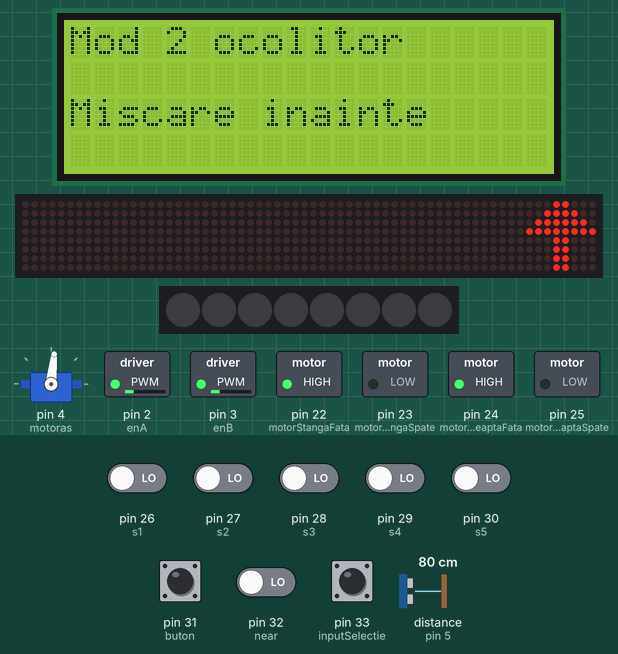
A sketch run on a simulated Arduino Mega 2560, built with avr-gcc and run on an emulated ATmega2560. On the bench: 20×4 character LCD, servo, 64×8 LED matrix, 8 RGB LEDs in strip order, left to right, switched loads named in the sketch (green lamp = pin HIGH). The inputs (shaded band) are chosen by the test bench; at power-on: pin 26 (s1), pin 27 (s2), pin 28 (s3), pin 29 (s4), pin 30 (s5), pin 31 (buton), pin 32 (near), pin 33 (inputSelectie) LOW, distance to the obstacle (sensor on pin 5) 80 cm. The echo pulse lasts 58.3 µs per cm; dim RGB values are drawn brighter than linear; what the sketch prints to the serial monitor is not drawn.

Above: at 3.2 s.
3.3 s: distance to the obstacle (sensor on pin 5) set to 29 cm
4.8 s: distance to the obstacle (sensor on pin 5) set to 23 cm
At 6.1 s:
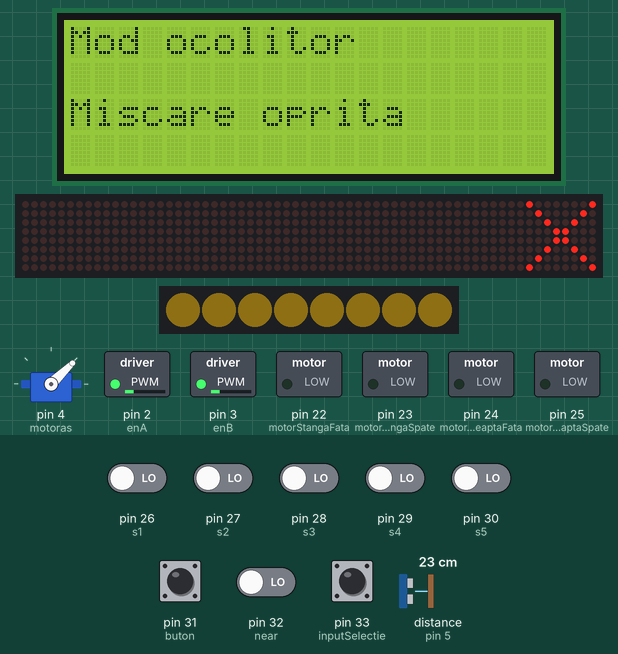
7.8 s: distance to the obstacle (sensor on pin 5) set to 35 cm
10.0 s: pin 33 (inputSelectie) pulled HIGH for 1 s
At 11.8 s:
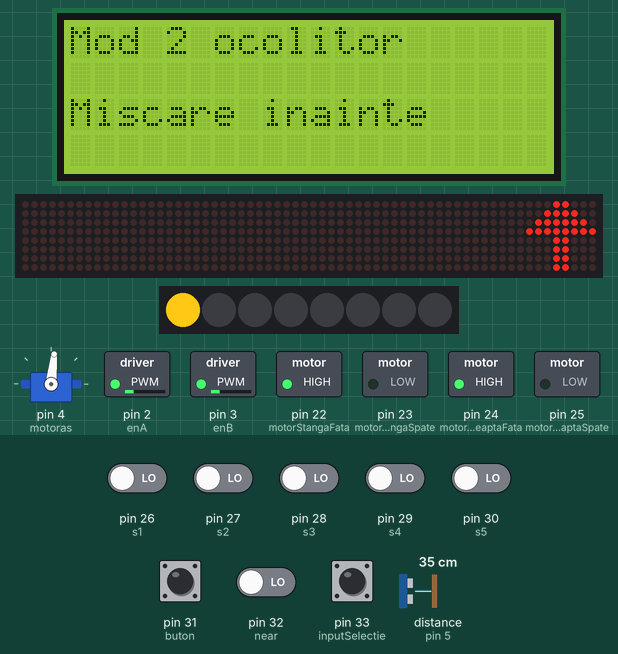
12.8 s: distance to the obstacle (sensor on pin 5) set to 2 cm
At 15.7 s:
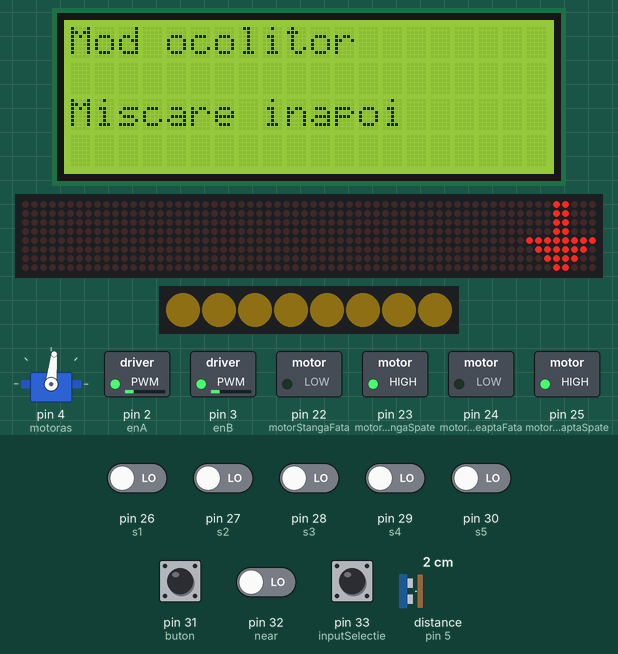
15.8 s: distance to the obstacle (sensor on pin 5) set to 60 cm
At 17.2 s:
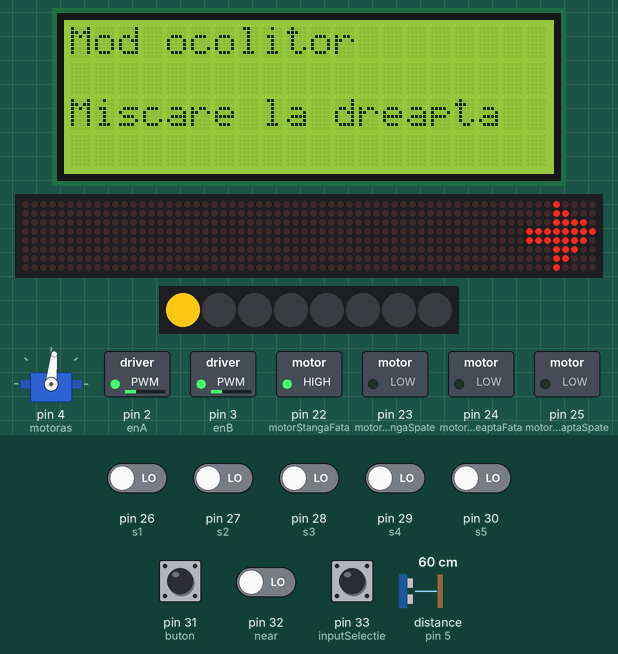
Timing chart, 0 to 19.9 s (numbered marks = the images above; inputs shaded):
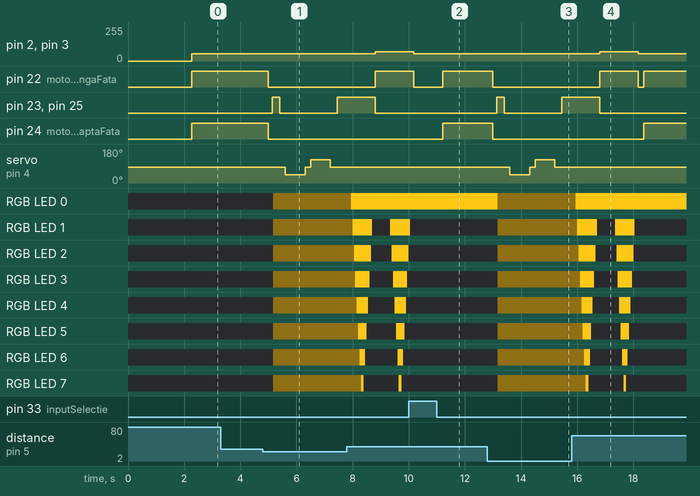

Measured:
- the behaviour switches between 26 and 25 cm on distance to the obstacle (sensor on pin 5) (found by bisection; images 0 and 1)
- after the input at 3.3 s, every drawn part: stays the same
- after the input at 4.8 s, pin 22 (motorStangaFata): HIGH → LOW after 0.20 s; pin 23 (motorStangaSpate): LOW → HIGH after 0.33 s, → LOW 0.27 s later, → HIGH 2.0 s later
- after the input at 10.0 s, pin 24 (motorDreaptaFata): LOW → HIGH after 1.2 s instead of 0.38 s; the display: first differs from a run without the input after 0.31 s (image 2 shows a later state)
- after the input at 12.8 s, pin 22 (motorStangaFata): HIGH → LOW after 0.20 s; pin 23 (motorStangaSpate): LOW → HIGH after 0.34 s, → LOW 0.27 s later, → HIGH 2.0 s later
- after the input at 15.8 s, pin 23 (motorStangaSpate), pin 25 (motorDreaptaSpate): goes on until 16.8 s, then stays LOW; pin 24 (motorDreaptaFata): LOW → HIGH after 2.6 s; servo on pin 4 (motoras): stays 84° (without the input it goes to 44° after 3.2 s)
- what the display in image 1 shows lasts 2.1 s, from 5.4 s to 7.5 s
- what the display in image 4 shows lasts 0.6 s, from 16.8 s to 17.4 s

The sketch:

Robot_umaritor_si_ocolitor_controlat_V5.ino
```cpp
#include <FastLED.h>
#include <LiquidCrystal_I2C.h>
#include <Wire.h>
#include <LedControl.h>
#include <NewPing.h>                                // librarie senzor us de distanta
#include <Arduino.h>                                // librarie Arduino
#include <Servo.h>                                  // librarie servo

//Fast Led bara nanopixeli
#define LED_PIN 8
#define NUM_LEDS 8
CRGB leds[NUM_LEDS];
int index1;
int index2;
int i;
unsigned long initialtime;

//LDC Display
LiquidCrystal_I2C lcd(0x27,20,4);  // set the LCD address to 0x27 for a 16 chars and 2 line display

//pini si initializare Afisaj Matrice LED
int DIN = 35;
int CS = 6;
int CLK = 7;
LedControl lc = LedControl(DIN,CLK,CS,0);
byte inainteMatrice[] ={ 0x18, 0x3c, 0x7e, 0xff, 0x18, 0x18, 0x18, 0x18 };
byte inapoiMatrice[] ={ 0x18, 0x18, 0x18, 0x18, 0xff, 0x7e, 0x3c, 0x18 };
byte stangaMatrice[] ={ 0x8, 0x18, 0x38, 0x7f, 0xff, 0x3f, 0x18, 0x8 };
byte dreaptaMatrice[] ={ 0x10, 0x18, 0x1e, 0xff, 0xfe, 0x1c, 0x18, 0x10 };
byte stopMatrice[] ={ 0x81, 0x42, 0x24, 0x18, 0x18, 0x24, 0x42, 0x81 };

//senzor US
#define TRIG_PIN  34                                // pin trigger senzor us
#define ECHO_PIN     5                              // pin echo senzor us
#define MAX_distantaUS 50                             // distanta maxima pentru senzorul us
NewPing sonar(TRIG_PIN, ECHO_PIN, MAX_distantaUS);    // initializare senzor us

//control variables
boolean confirmareMiscareInainte = false;
int distantaUS = 100;

//servo
Servo motoras;
int pos = 0;

//output PWM pentru control motoare
#define vitezaPWM 55

//motoare + punte h
int motorStangaFata = 22;
int motorStangaSpate = 23;
int motorDreaptaFata = 24;
int motorDreaptaSpate = 25;
int enA = 2;
int enB = 3;

//contorRotatii senzori obstacole
int contorRotatii = 0;

//senzori IR pentru urmarire linie
int s1 = 26;
int s2 = 27;
int s3 = 28;
int s4 = 29;
int s5 = 30;
int buton = 31;
int near = 32;
int inputSelectie = 33;

String cuvantSelectie;

void setup() {
  Serial.begin(9600);

  //setup fast led
  FastLED.addLeds<WS2812, LED_PIN, GRB>(leds,NUM_LEDS);
  FastLED.setBrightness(255);
  index1 = 0;
  index2 = 0;
  initialtime = millis();

  //LCD Display
  lcd.init();                      // initialize the lcd
  lcd.backlight();                  //init lumina de fundal

  //setup Modul afisaj Matrice LED
  lc.shutdown(0, false); // setam controller-ul sa se reseteze
  lc.setIntensity(0, 15); // setam intensitatea led-urilor
  lc.clearDisplay(0); //golim contentul de pe ecran

  //setup robot ocolitor
  motoras.attach(4);
  servoPozMijloc();
  delay(2000);


  //config motor + h
  pinMode(motorStangaFata, OUTPUT);
  pinMode(motorStangaSpate, OUTPUT);
  pinMode(motorDreaptaFata, OUTPUT);
  pinMode(motorDreaptaSpate, OUTPUT);

  // Configurare pini senzori de obstacole
  pinMode(s1, INPUT);
  pinMode(s2, INPUT);
  pinMode(s3, INPUT);
  pinMode(s4, INPUT);
  pinMode(s5, INPUT);
  pinMode(near, INPUT);
  pinMode(buton, INPUT);
  pinMode(inputSelectie, INPUT);
}

void loop() {
  distantaUS = readPing();
  //la fiecare iteratie se citeste starea senzorilor IR
  int sensor1 = digitalRead(s1);
  int sensor2 = digitalRead(s2);
  int sensor3 = digitalRead(s3);
  int sensor4 = digitalRead(s4);
  int sensor5 = digitalRead(s5);
  int sensorNear = digitalRead(near);
  int sensorButon = digitalRead(buton);
  int selectie = digitalRead(inputSelectie);


  //monitorizareSenzori();
  //        delay(500);

  if (selectie == HIGH) {
    Serial.println("Mod urmaritor");
    cuvantSelectie = "Mod urmaritor";
    if ((sensor1 == HIGH) && (sensor2 == LOW) && (sensor3 == LOW) && (sensor4 == LOW) && (sensor5 == HIGH))
    {
      inainte();
    }
    else if ((sensor1 == HIGH) && (sensor2 == HIGH) && (sensor3 == LOW) && (sensor4 == LOW) && (sensor5 == HIGH))
    {
      inainte();
    }
    else if ((sensor1 == HIGH) && (sensor2 == LOW) && (sensor3 == LOW) && (sensor4 == HIGH) && (sensor5 == HIGH))
    {
      inainte();
    }
    else if ((sensor1 == LOW) && (sensor2 == LOW) && (sensor3 == HIGH) && (sensor4 == HIGH) && (sensor5 == HIGH))
    {
      stanga();
    }
    else if ((sensor1 == LOW) && (sensor2 == HIGH) && (sensor3 == HIGH) && (sensor4 == HIGH) && (sensor5 == HIGH))
    {
      stanga();
    }
    else if ((sensor1 == HIGH) && (sensor2 == HIGH) && (sensor3 == HIGH) && (sensor4 == LOW) && (sensor5 == LOW))
    {
      dreapta();
    }
    else if ((sensor1 == HIGH) && (sensor2 == HIGH) && (sensor3 == HIGH) && (sensor4 == HIGH) && (sensor5 == LOW))
    {
      dreapta();
    }
    else {
      stop();
    }

  }
  else {
    Serial.println("Mod ocolitor");
    cuvantSelectie = "Mod ocolitor";
    lcd.setCursor(0,0);
    lcd.print("Mod 2 ocolitor");
    int distantaDreapta = 0;
    int distantaStanga = 0;
    delay(40);

    if (distantaUS <= 25) {
      stop();
      delay(100);
      miscareInapoi();
      delay(200);
      stop();
      delay(200);
      distantaDreapta = citireLaDreapta();
      delay(200);
      distantaStanga = citireLaStanga();
      delay(200);

      if (distantaDreapta >= distantaStanga) {
        Serial.println("intoarcere la dreapta");
        intoarcereLaDreapta();
        stop();
        contorRotatii++;
      }
      else

      {
        Serial.println("intoarcere la stanga");
        intoarcereLaStanga();
        stop();
        contorRotatii++;
      }
    }
    else
    {
      miscareInainte();
    }

    //distantaUS = readPing();  -- cred ca vine stearsa

    if (contorRotatii > 6) {
      stop();
      delay(200);
      distantaDreapta = citireLaDreapta();
      delay(200);
      distantaStanga = citireLaStanga();
      delay(200);

      if (distantaDreapta >= distantaStanga)
      {
        intoarcereLaDreapta();
        intoarcereLaDreapta();
        intoarcereLaDreapta();
      }
      else
      {
        intoarcereLaStanga();
        intoarcereLaStanga();
        intoarcereLaStanga();
      }
      contorRotatii = 0;
    }
  }
}

int citireLaDreapta() {
  servoPozStanga();
  delay(500);
  int distantaUS = readPing();
  delay(100);
  servoPozMijloc();
  return distantaUS;
}

int citireLaStanga() {
  servoPozDreapta();
  delay(500);
  int distantaUS = readPing();
  delay(100);
  servoPozMijloc();
  return distantaUS;
  delay(100);
}

int readPing() {
  delay(100);
  int cm = sonar.ping_cm();
  if (cm == 0)
  {
    cm = 250;
  }
  return cm;
}

void servoPozStanga() {
  pos = 44;
  motoras.write(pos);
}

void servoPozMijloc() {
  pos = 84;
  motoras.write(pos);
}

void servoPozDreapta() {
  pos = 124;
  motoras.write(pos);
}

void inainte() {
  lcd.clear();
  lcd.setCursor(0,0);
  lcd.print(cuvantSelectie);
  lcd.setCursor(0,2);
  lcd.print("Miscare inainte");
  printByte(inainteMatrice);
  analogWrite(enA, vitezaPWM);
  analogWrite(enB, vitezaPWM);
  digitalWrite(motorStangaFata, HIGH);
  digitalWrite(motorStangaSpate, LOW);
  digitalWrite(motorDreaptaFata, HIGH);
  digitalWrite(motorDreaptaSpate, LOW);
}
void inapoi() {
  marsarierNanopixeli();
  lcd.clear();
  lcd.setCursor(0,0);
  lcd.print(cuvantSelectie);
  lcd.setCursor(0,2);
  lcd.print("Miscare inapoi");
  printByte(inapoiMatrice);
  analogWrite(enA, vitezaPWM);
  analogWrite(enB, vitezaPWM);
  digitalWrite(motorStangaFata, LOW);
  digitalWrite(motorStangaSpate, HIGH);
  digitalWrite(motorDreaptaFata, LOW);
  digitalWrite(motorDreaptaSpate, HIGH);
}
void dreapta() {
  semnalizareDreaptaNanopixeli();
  lcd.clear();
  lcd.setCursor(0,0);
  lcd.print(cuvantSelectie);
  lcd.setCursor(0,2);
  lcd.print("Miscare la dreapta");
  printByte(dreaptaMatrice);
  analogWrite(enA, vitezaPWM + 15);
  analogWrite(enB, vitezaPWM + 15);
  digitalWrite(motorStangaFata, HIGH);
  digitalWrite(motorStangaSpate, LOW);
  digitalWrite(motorDreaptaFata, LOW);
  digitalWrite(motorDreaptaSpate, LOW);
}

void stanga() {
  semnalizareStangaNanopixeli();
  lcd.clear();
  lcd.setCursor(0,0);
  lcd.print(cuvantSelectie);
  lcd.setCursor(0,2);
  lcd.print("Miscare la stanga");
  printByte(stangaMatrice);
  analogWrite(enA, vitezaPWM + 15);
  analogWrite(enB, vitezaPWM + 15);
  digitalWrite(motorStangaFata, LOW);
  digitalWrite(motorStangaSpate, LOW);
  digitalWrite(motorDreaptaFata, HIGH);
  digitalWrite(motorDreaptaSpate, LOW);
}

void stop() {
  lcd.clear();
  lcd.setCursor(0,0);
  lcd.print(cuvantSelectie);
  lcd.setCursor(0,2);
  lcd.print("Miscare oprita");
  printByte(stopMatrice);
  analogWrite(enA, vitezaPWM);
  analogWrite(enB, vitezaPWM);
  digitalWrite(motorStangaFata, LOW);
  digitalWrite(motorStangaSpate, LOW);
  digitalWrite(motorDreaptaFata, LOW);
  digitalWrite(motorDreaptaSpate, LOW);
}

void miscareInainte() {
  if (!confirmareMiscareInainte)
  {
    confirmareMiscareInainte = true;
    inainte();
    inainte();
  }
}

void miscareInapoi() {
  confirmareMiscareInainte = false;
  inapoi();
  inapoi();
}

void intoarcereLaDreapta() {
  printByte(dreaptaMatrice);
  inapoi();
  delay(500);
  dreapta();
  delay(500);
  dreapta();
}

void intoarcereLaStanga() {
  printByte(stangaMatrice);
  inapoi();
  delay(500);
  stanga();
  delay(500);
  stanga();
}

//functie Afisare Matrice LED
void printByte(byte character []) {
  int i = 0;
  for(i=0;i<8;i++) {
    lc.setRow(0, i, character[i]);
  }
}

void marsarierNanopixeli() {
  leds[0] = CRGB(14, 11, 2);
  leds[1] = CRGB(14, 11, 2);
  leds[2] = CRGB(14, 11, 2);
  leds[3] = CRGB(14, 11, 2);
  leds[4] = CRGB(14, 11, 2);
  leds[5] = CRGB(14, 11, 2);
  leds[6] = CRGB(14, 11, 2);
  leds[7] = CRGB(14, 11, 2);
  FastLED.show();
}

void semnalizareStangaNanopixeli() {
   for (int i = 8; i > 0; i--) {
    leds[i] = CRGB(255, 200, 20);
    FastLED.show();
    delay(50);
  }

  for (int i = 0; i < 8; i++) {
    leds[i] = CRGB(0, 0, 0);
    FastLED.show();
    delay(50);
  }
}

void semnalizareDreaptaNanopixeli() {
  for (int i = 0; i < 8; i++) {
    leds[i] = CRGB(255, 200, 20);
    FastLED.show();
    delay(50);
  }

  for (int i = 8; i > 0; i--) {
    leds[i] = CRGB(0, 0, 0);
    FastLED.show();
    delay(50);
  }
}


void monitorizareSenzori() {
  // Monitorizare senzori de obstacole
  Serial.print(" Senzori: ");
  Serial.print(" S1-");
  if (digitalRead(s1)) {
    Serial.print("OFF");
  } else {
    Serial.print("ON");
  }

  Serial.print(" Senzori: ");
  Serial.print(" S2-");
  if (digitalRead(s2)) {
    Serial.print("OFF");
  } else {
    Serial.print("ON");
  }

  Serial.print(" Senzori: ");
  Serial.print(" S3-");
  if (digitalRead(s3)) {
    Serial.print("OFF");
  } else {
    Serial.print("ON");
  }

  Serial.print(" Senzori: ");
  Serial.print(" S4-");
  if (digitalRead(s4)) {
    Serial.print("OFF");
  } else {
    Serial.print("ON");
  }

  Serial.print(" Senzori: ");
  Serial.print(" S5-");
  if (digitalRead(s5)) {
    Serial.print("OFF");
  } else {
    Serial.print("ON");
  }

  Serial.println("");

  Serial.print(" Buton: ");
  if (digitalRead(buton)) {
    Serial.print("OFF");
  } else {
    Serial.print("ON");
  }

  Serial.println("");
  Serial.print(" Senzor Obstacol: ");
  if (digitalRead(near)) {
    Serial.print("OFF");
  } else {
    Serial.print("ON");
  }
  Serial.println("");
  Serial.println("");

  delay(100);
}
```
